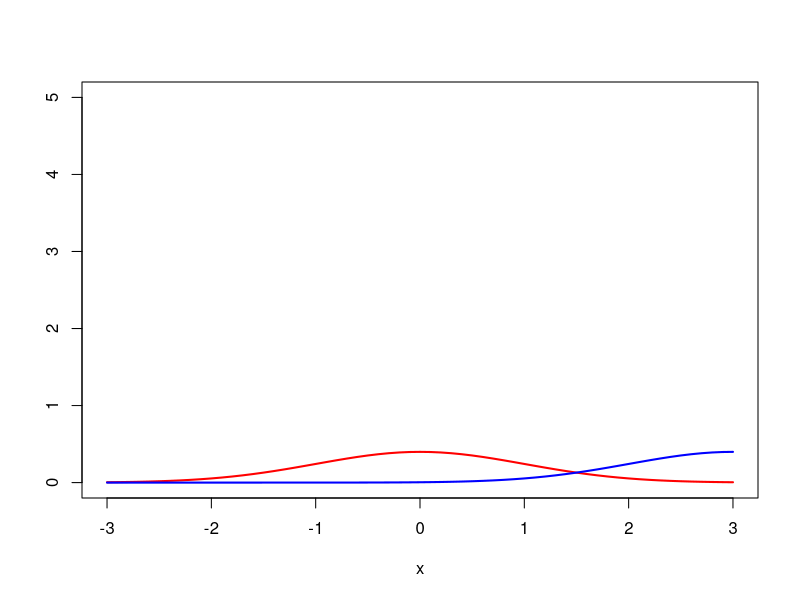
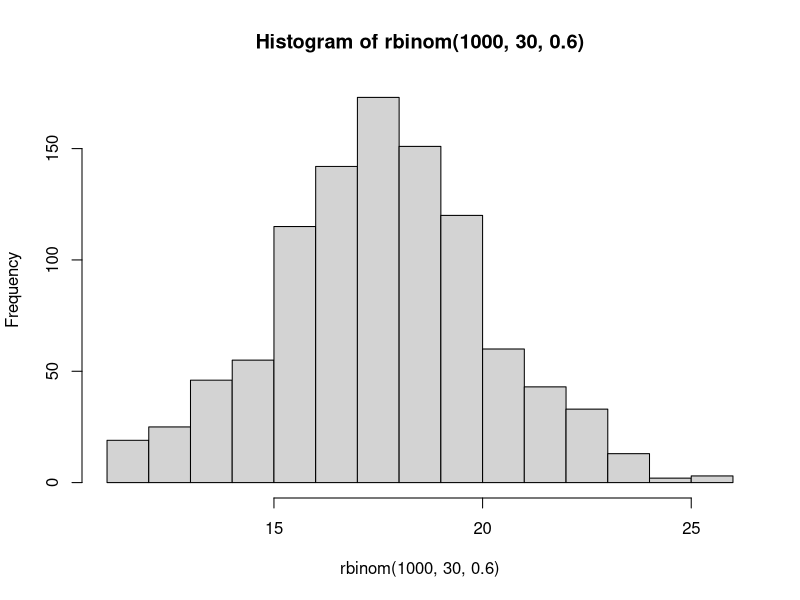
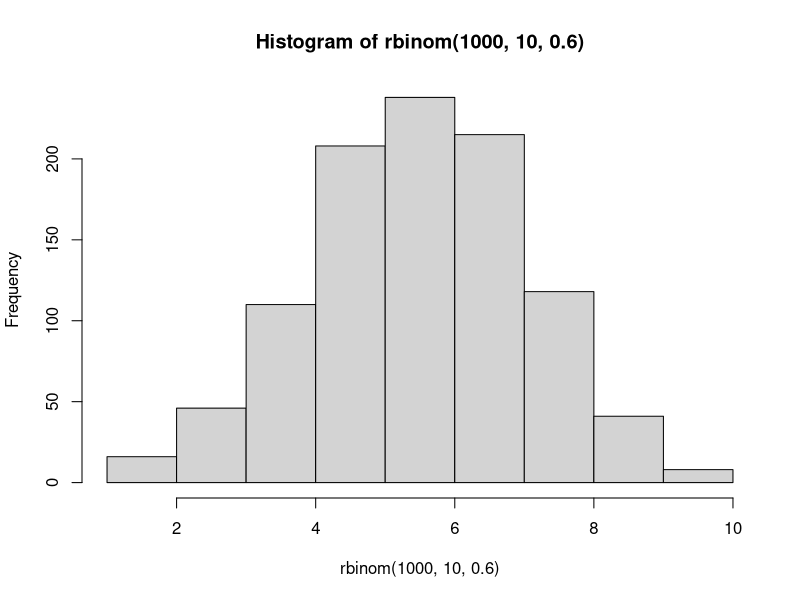
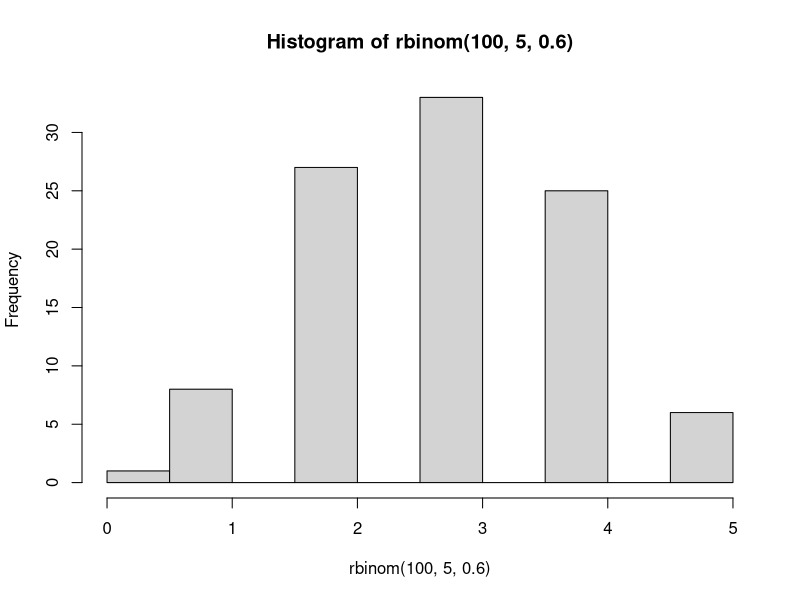
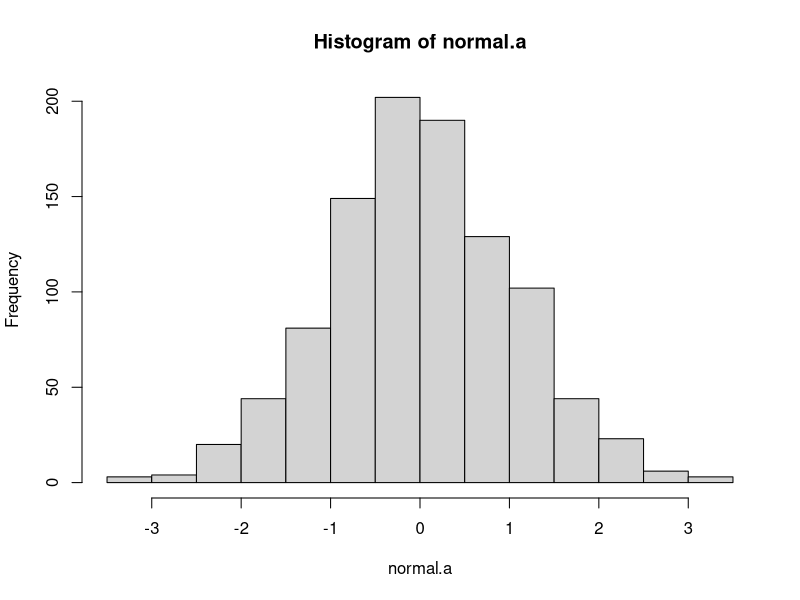
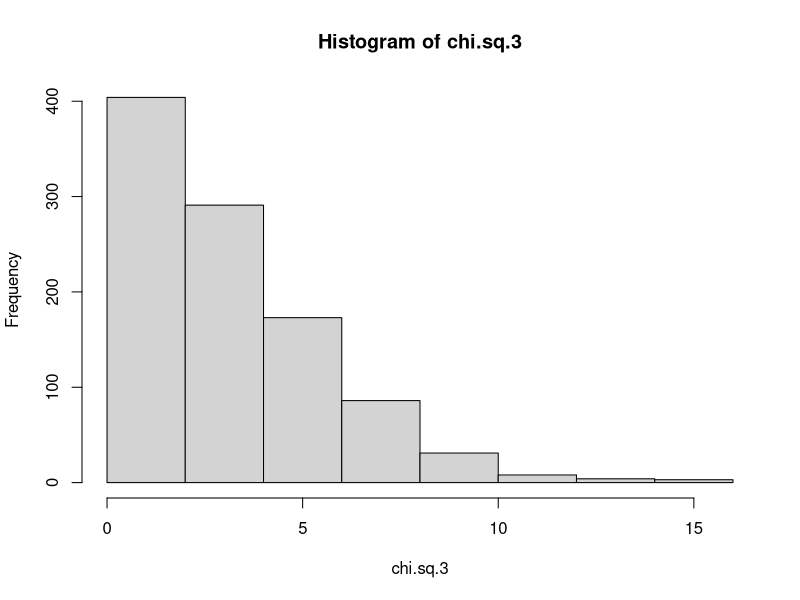
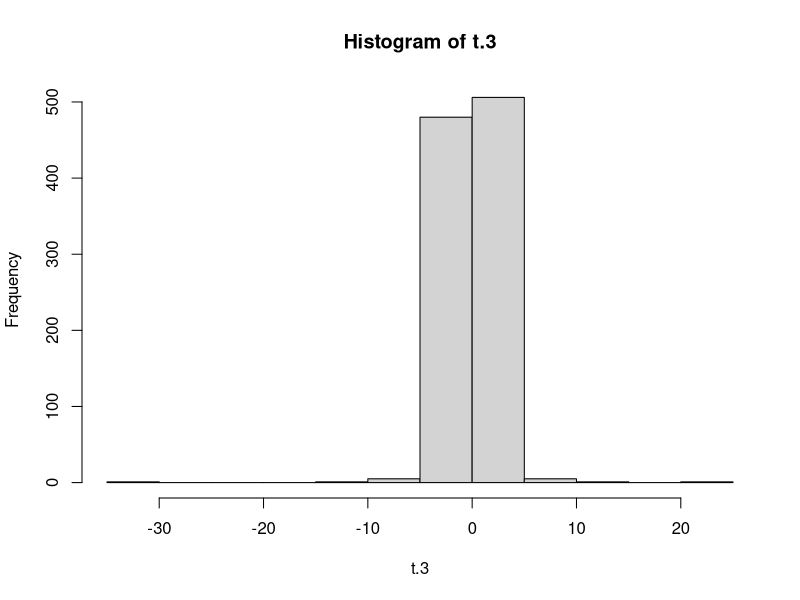
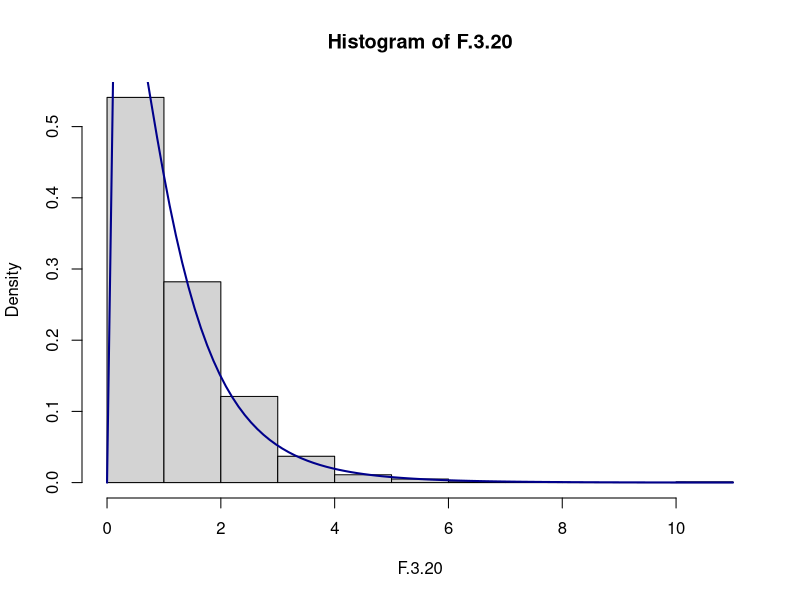

These charts were generated, in order, by the following R code:
## ---- chunk 1
knitr::opts_chunk$set(echo = TRUE, warning=FALSE, message=FALSE)
## ---- chunk 2
rm(list = setdiff(ls(), lsf.str()))

# Plot Normal Distributions with 
#-----------------------------------------
# Same standard deviation, different mean
#-----------------------------------------
# Mean 1, sd 1
# Grid of X-axis values
x <- seq(-3, 3, 0.1)

plot(x, dnorm(x, mean = 0, sd = 1), type = "l",
     ylim = c(0, 5), ylab = "", lwd = 2, col = "red")
# Mean 3, sd 1
lines(x, dnorm(x, mean = 3, sd = 1), col = "blue", lty = 1, lwd = 2)



## ---- chunk 3
# # Function Syntax
# 
# function_name <- function(arg_1, arg_2, ...) {
#    Function body 
# }
## ---- chunk 4

# Calculate the 60th %ile of the standard normal.
qnorm(0.6,0,1)

# Calculate the probability that a value lies below 0.8 in the standard normal distribution
pnorm(0.8,0,1)


# Draw 1000 samples of 30 coin tosses with p(heads) = 0.6 # and plot the distribution
# Syntax: rbinom (# observations, # trials per observation, probability of success )
hist(rbinom(1000,30,0.6))

# Do the above with only 10 trials per observation
hist(rbinom(1000,10,0.6))

# Do the above with 100 observations and 5 trials per observation
hist(rbinom(100,5,0.6))


## ---- chunk 5
# Transformations between probability distributions

# generate 1000 trials from a normal distribution
normal.a <- rnorm( n=1000, mean=0, sd=1 ) 
hist( normal.a )

#next, we generate a chi-square distribution with 3 #degrees of freedom:

normal.b <- rnorm( n=1000 )  # another set of normally distributed data
normal.c <- rnorm( n=1000 )  # and another!

# Take the SUM of SQUARES of the above 3 normally distributed variables a, b, and c
chi.sq.3 <- (normal.a)^2 + (normal.b)^2 + (normal.c)^2 

# and the resulting chi.sq.3 variable should contain 1000 observations that follow a chi-square distribution with 3 degrees of freedom. You can use the hist() function to have a look at these observations yourself

hist(chi.sq.3)



## Now how do we get to a t-distribution from Normal and chi-sq distributions?
# First, take a scaled chi-sq by dividing it by the degrees of freedom
scaled.chi.sq.3 <- chi.sq.3 / 3
# Then take a normally distributed variable and divide them by the square root of the scaled chi-sq variable to get a t-distribution with the same degrees of freedom

normal.d <- rnorm( n=1000 )                # yet another #set of normally distributed data
t.3 <- normal.d / sqrt( scaled.chi.sq.3 )  # divide by #square root of scaled chi-square to get t
hist (t.3)


## To get to an F distribution, take the ratio between two scaled chi-sq distributions.
# F distribution with 3 and 20 degrees of freedom:
# first take two chi-sq variables, with 3 dof and 20 dof respectively, and take the ratio:

chi.sq.20 <- rchisq( 1000, 20)                 # generate chi square data with df = 20...
scaled.chi.sq.20 <- chi.sq.20 / 20             # scale #the chi square variable...
F.3.20 <-  scaled.chi.sq.3  / scaled.chi.sq.20 # take the ratio of the two chi squares...
hist( F.3.20, freq = FALSE)                                 # ... and draw a picture
curve(df(x, 3, 20), 
      col="darkblue", lwd=2, add=TRUE, yaxt="n")
## The curve above confirms this looks similar if you use the R built-in function df (just like dnorm, but for the F distribution)



## ---- chunk 6
# Q1 Plot a normal distribution with mean = 2, s.d. = 0.4

# Q2 Calculate the 85th %ile of the above distribution.

# Q3 Calculate the probability that a value lies in between 1 and 2 given the above distribution


## ---- chunk 7
png("q1_normal_mean2_sd0.4.png", width = 800, height = 600, res = 120)
x <- seq(2 - 4*0.4, 2 + 4*0.4, by = 0.01)
# Plot
plot(x, dnorm(x, mean = 2, sd = 0.4),
     type = "l", lwd = 2,
     main = "Normal Distribution (mean=2, sd=0.4)",
     xlab = "x", ylab = "Density")
x
dev.off()
## ---- chunk 8
q85 <- qnorm(0.85, mean = 2, sd = 0.4)
q85
## ---- chunk 9
p_between_1_and_2 <- pnorm(2, mean = 2, sd = 0.4) - pnorm(1, mean = 2, sd = 0.4)
p_between_1_and_2
## ---- chunk 10
png("q4_t_distribution_df5.png", width = 800, height = 600, res = 120)
t_sim <- rt(10000, df = 5)
hist(t_sim, breaks = 50, freq = FALSE,
     main = "Simulated t-distribution (df = 5)",
     xlab = "t values", col = "lightgray", border = "white")

curve(dt(x, df = 5), add = TRUE, lwd = 2, col = "darkblue")
dev.off()

